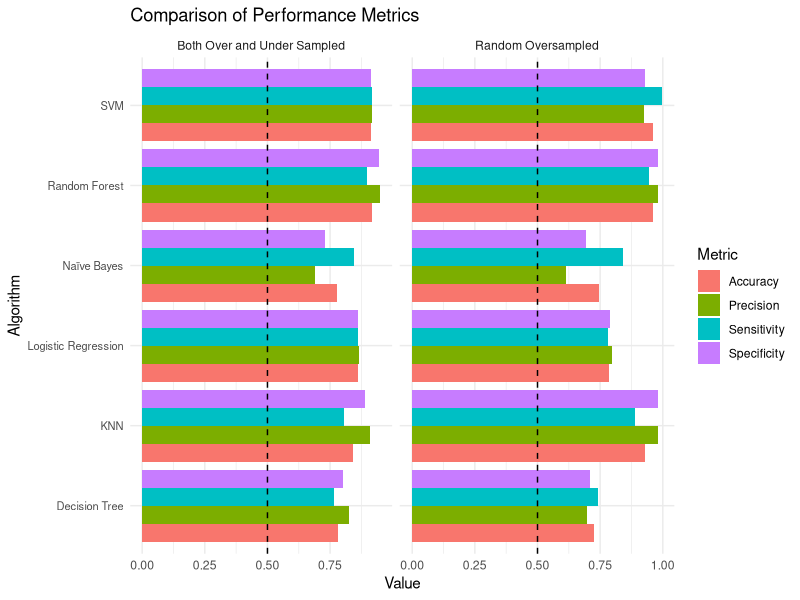

This figure's R source:
# Load necessary libraries
library(ggplot2)
library(tidyr)

# Random oversampled data
random_data <- data.frame(
  Algorithm = c("Decision Tree", "Random Forest", "KNN", "Logistic Regression", "Naïve Bayes", "SVM"),
  Accuracy = c(0.723893805, 0.962831858, 0.92920354, 0.784070796, 0.746902655, 0.961061947),
  Sensitivity = c(0.739776952, 0.945945946, 0.888888889, 0.780068729, 0.841346154, 0.996226415),
  Precision = c(0.698245614, 0.98245614, 0.98245614, 0.796491228, 0.614035088, 0.926315789),
  Specificity = c(0.709459459, 0.981412639, 0.98, 0.788321168, 0.691876751, 0.93)
)

# Both over and under sampled data
both_data <- data.frame(
  Algorithm = c("Decision Tree", "Random Forest", "KNN", "Logistic Regression", "Naïve Bayes", "SVM"),
  Accuracy = c(0.782978723, 0.919148936, 0.842553191, 0.859574468, 0.778723404, 0.914893617),
  Sensitivity = c(0.76744186, 0.897637795, 0.807407407, 0.859504132, 0.846938776, 0.916666667),
  Precision = c(0.825, 0.95, 0.908333333, 0.866666667, 0.691666667, 0.916666667),
  Specificity = c(0.801886792, 0.944444444, 0.89, 0.859649123, 0.729927007, 0.913043478)
)

# Reshape the data for plotting
random_data_long <- gather(random_data, key = "Metric", value = "Value", -Algorithm)
both_data_long <- gather(both_data, key = "Metric", value = "Value", -Algorithm)

# Add a column to identify the dataset
random_data_long$Dataset <- "Random Oversampled"
both_data_long$Dataset <- "Both Over and Under Sampled"

# Combine both datasets
combined_data <- rbind(random_data_long, both_data_long)

# Plot the two-sided bar plot
plot <- ggplot(combined_data, aes(x = Value, y = Algorithm, fill = Metric)) +
  geom_bar(stat = "identity", position = "dodge") +
  facet_grid(. ~ Dataset, scales = "free_x", space = "free_x") +
  labs(title = "Comparison of Performance Metrics",
       x = "Value",
       y = "Algorithm",
       fill = "Metric") +
  theme_minimal() +
  theme(axis.text.y = element_text(size=8)) +
  geom_vline(xintercept = 0.5, color = "black", linetype = "dashed")

# Print the plot
print(plot)
